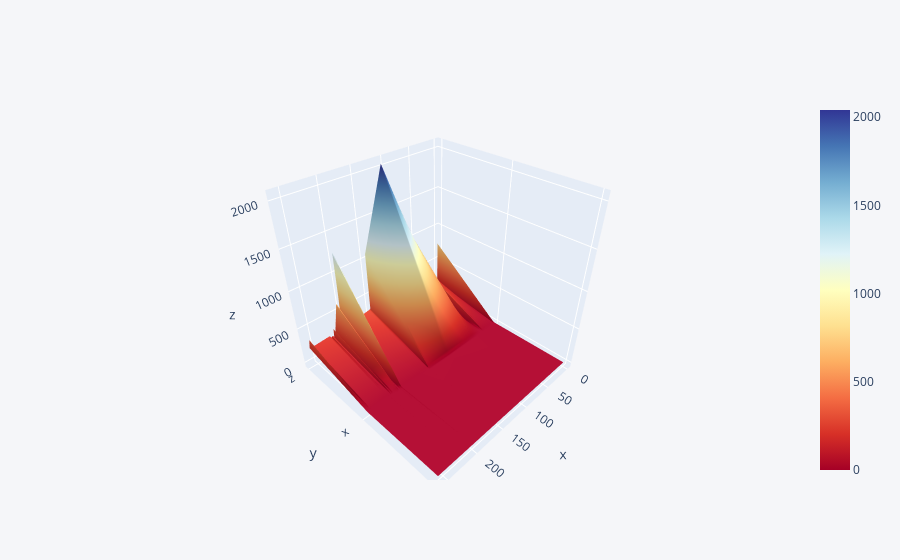

This figure's notebook cell:
### Code cell
three_concats.iplot(kind='surface',colorscale='rdylbu')

### Figure 1 — Plotly figure (JSON) as saved in the notebook; plotly's stock layout.template omitted (floating-point values rounded to 4 significant figures)
{"data": [{"colorscale": [[0, "rgb(165,0,38)"], [0.1, "rgb(215,48,39)"], [0.2, "rgb(244,109,67)"], [0.3, "rgb(253,174,97)"], [0.4, "rgb(254,224,144)"], [0.5, "rgb(255,255,191)"], [0.6, "rgb(224,243,248)"], [0.7, "rgb(171,217,233)"], [0.8, "rgb(116,173,209)"], [0.9, "rgb(69,117,180)"], [1, "rgb(49,54,149)"]], "type": "surface", "x": [0, 1, 2, 8, 24, 25, 26, 27, 28, 29, 30, 31, 53, 55, 107, 147, 148, 197, 198, 199, 200, 202, 203, 204, 205, 213, 214, 215, 216, 217, 218, 219, 220, 221, 224, 252, 253, 256, 258], "y": ["z", "x", "y"], "z": [[220, 750, 158, 244, 388, 388, 411, 421, 426, 230, 150, 80, 980, 980, 2040, 1074, 300, 230, 230, 1272, 700, 208, 230, 200, 620, 274, 148, 282, 300, 170, 204, 209, 211, 196, 231, 215, 140, 330, 221], [1.18, 3.91, 1.98, 1.76, 1.99, 1.99, 1.99, 1.99, 1.99, 1.99, 1.99, 1.99, 7.11, 7.11, 5.74, 6.88, 7.26, 0.29, 0.29, 5.14, 3.18, 0.43, 0.43, 0.7, 0.92, 0.33, 0.33, 0.52, 0.35, 0.47, 0.23, 0.23, 0.23, 1.19, 0.58, 2.87, 2.53, 1.36, 0.51], [0.04275, 0.06925, 0.02655, 0.04203, 0.03659, 0.03659, 0.03659, 0.03659, 0.03659, 0.03659, 0.03659, 0.03659, 0.0884, 0.0884, 0.06865, 0.0851, 0.09367, 0.03817, 0.03817, 0.08313, 0.06944, 0.0436, 0.0436, 0.05476, 0.06215, 0.04265, 0.04265, 0.04875, 0.04855, 0.03974, 0.02583, 0.02583, 0.02583, 0.02794, 0.04481, 0.0362, 0.03708, 0.03915, 0.0399]]}], "layout": {"legend": {"bgcolor": "#F5F6F9", "font": {"color": "#4D5663"}}, "paper_bgcolor": "#F5F6F9", "plot_bgcolor": "#F5F6F9", "title": {"font": {"color": "#4D5663"}}, "xaxis": {"gridcolor": "#E1E5ED", "showgrid": true, "tickfont": {"color": "#4D5663"}, "title": {"font": {"color": "#4D5663"}, "text": ""}, "zerolinecolor": "#E1E5ED"}, "yaxis": {"gridcolor": "#E1E5ED", "showgrid": true, "tickfont": {"color": "#4D5663"}, "title": {"font": {"color": "#4D5663"}, "text": ""}, "zerolinecolor": "#E1E5ED"}}}
